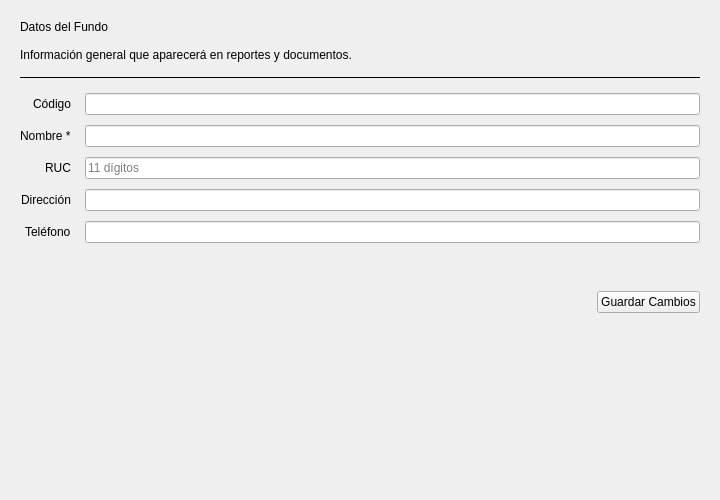
<?xml version="1.0" encoding="UTF-8"?>
<ui version="4.0">
 <class>FundoForm</class>
 <widget class="QWidget" name="FundoForm">
  <property name="geometry"><rect><x>0</x><y>0</y><width>720</width><height>500</height></rect></property>
  <layout class="QVBoxLayout" name="lytRoot">
   <property name="leftMargin"><number>20</number></property>
   <property name="topMargin"><number>20</number></property>
   <property name="rightMargin"><number>20</number></property>
   <property name="bottomMargin"><number>20</number></property>
   <property name="spacing"><number>14</number></property>
   <item><widget class="QLabel" name="lblTitulo"><property name="text"><string>Datos del Fundo</string></property></widget></item>
   <item><widget class="QLabel" name="lblSub"><property name="text"><string>Información general que aparecerá en reportes y documentos.</string></property></widget></item>
   <item><widget class="QFrame" name="lineSep"><property name="frameShape"><enum>QFrame::HLine</enum></property><property name="frameShadow"><enum>QFrame::Plain</enum></property></widget></item>
   <item>
    <layout class="QFormLayout" name="lytForm">
     <property name="horizontalSpacing"><number>14</number></property>
     <property name="verticalSpacing"><number>10</number></property>
     <property name="labelAlignment"><set>Qt::AlignRight|Qt::AlignVCenter</set></property>
     <item row="0" column="0"><widget class="QLabel" name="l1"><property name="text"><string>Código</string></property></widget></item>
     <item row="0" column="1"><widget class="QLineEdit" name="txtCodigo"><property name="readOnly"><bool>true</bool></property></widget></item>
     <item row="1" column="0"><widget class="QLabel" name="l2"><property name="text"><string>Nombre *</string></property></widget></item>
     <item row="1" column="1"><widget class="QLineEdit" name="txtNombre"/></item>
     <item row="2" column="0"><widget class="QLabel" name="l3"><property name="text"><string>RUC</string></property></widget></item>
     <item row="2" column="1"><widget class="QLineEdit" name="txtRuc"><property name="maxLength"><number>11</number></property><property name="placeholderText"><string>11 dígitos</string></property></widget></item>
     <item row="3" column="0"><widget class="QLabel" name="l4"><property name="text"><string>Dirección</string></property></widget></item>
     <item row="3" column="1"><widget class="QLineEdit" name="txtDireccion"/></item>
     <item row="4" column="0"><widget class="QLabel" name="l5"><property name="text"><string>Teléfono</string></property></widget></item>
     <item row="4" column="1"><widget class="QLineEdit" name="txtTelefono"/></item>
    </layout>
   </item>
   <item><widget class="QLabel" name="lblMsg"><property name="text"><string/></property><property name="minimumSize"><size><width>0</width><height>20</height></size></property></widget></item>
   <item>
    <layout class="QHBoxLayout" name="lytBtns">
     <item><spacer name="spB"><property name="orientation"><enum>Qt::Horizontal</enum></property><property name="sizeHint" stdset="0"><size><width>40</width><height>20</height></size></property></spacer></item>
     <item><widget class="QPushButton" name="btnGuardar"><property name="text"><string>Guardar Cambios</string></property><property name="cursor"><cursorShape>PointingHandCursor</cursorShape></property></widget></item>
    </layout>
   </item>
   <item><spacer name="spF"><property name="orientation"><enum>Qt::Vertical</enum></property><property name="sizeHint" stdset="0"><size><width>20</width><height>40</height></size></property></spacer></item>
  </layout>
 </widget>
 <resources/>
 <connections/>
</ui>
